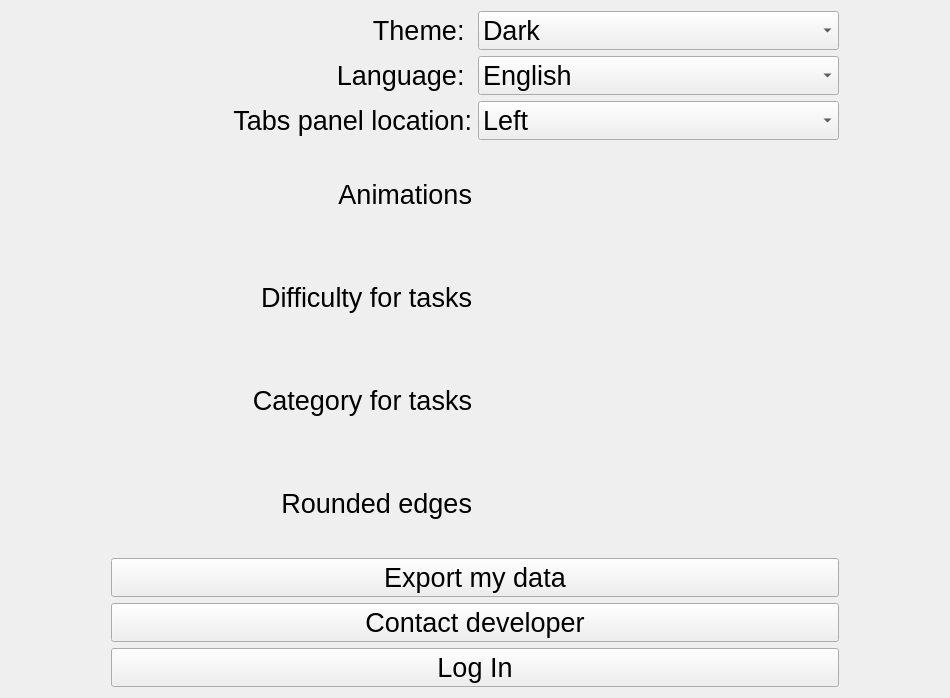
          <widget class="QWidget" name="scrollAreaWidgetContents_2">
           <property name="geometry">
            <rect>
             <x>0</x>
             <y>0</y>
             <width>950</width>
             <height>698</height>
            </rect>
           </property>
           <layout class="QVBoxLayout" name="verticalLayout_28">
            <item>
             <layout class="QVBoxLayout" name="verticalLayout_23" stretch="3,1">
              <item>
               <layout class="QGridLayout" name="gridLayout">
                <property name="leftMargin">
                 <number>100</number>
                </property>
                <property name="rightMargin">
                 <number>100</number>
                </property>
                <item row="2" column="0">
                 <widget class="QLabel" name="label_6">
                  <property name="font">
                   <font>
                    <pointsize>20</pointsize>
                   </font>
                  </property>
                  <property name="text">
                   <string>Tabs panel location:</string>
                  </property>
                  <property name="alignment">
                   <set>Qt::AlignmentFlag::AlignRight|Qt::AlignmentFlag::AlignTrailing|Qt::AlignmentFlag::AlignVCenter</set>
                  </property>
                 </widget>
                </item>
                <item row="1" column="1">
                 <widget class="QComboBox" name="comboBox_2">
                  <property name="font">
                   <font>
                    <pointsize>20</pointsize>
                   </font>
                  </property>
                  <item>
                   <property name="text">
                    <string>English</string>
                   </property>
                  </item>
                  <item>
                   <property name="text">
                    <string>Українська</string>
                   </property>
                  </item>
                  <item>
                   <property name="text">
                    <string>Русский</string>
                   </property>
                  </item>
                 </widget>
                </item>
                <item row="3" column="0">
                 <widget class="QLabel" name="label_5">
                  <property name="font">
                   <font>
                    <pointsize>20</pointsize>
                   </font>
                  </property>
                  <property name="text">
                   <string>Animations</string>
                  </property>
                  <property name="alignment">
                   <set>Qt::AlignmentFlag::AlignRight|Qt::AlignmentFlag::AlignTrailing|Qt::AlignmentFlag::AlignVCenter</set>
                  </property>
                 </widget>
                </item>
                <item row="6" column="0">
                 <widget class="QLabel" name="label_9">
                  <property name="font">
                   <font>
                    <pointsize>20</pointsize>
                   </font>
                  </property>
                  <property name="text">
                   <string>Rounded edges</string>
                  </property>
                  <property name="alignment">
                   <set>Qt::AlignmentFlag::AlignRight|Qt::AlignmentFlag::AlignTrailing|Qt::AlignmentFlag::AlignVCenter</set>
                  </property>
                 </widget>
                </item>
                <item row="2" column="1">
                 <widget class="QComboBox" name="comboBox_3">
                  <property name="font">
                   <font>
                    <pointsize>20</pointsize>
                   </font>
                  </property>
                  <item>
                   <property name="text">
                    <string>Left</string>
                   </property>
                  </item>
                  <item>
                   <property name="text">
                    <string>Right</string>
                   </property>
                  </item>
                  <item>
                   <property name="text">
                    <string>Top</string>
                   </property>
                  </item>
                  <item>
                   <property name="text">
                    <string>Bottom</string>
                   </property>
                  </item>
                 </widget>
                </item>
                <item row="5" column="0">
                 <widget class="QLabel" name="label_7">
                  <property name="font">
                   <font>
                    <pointsize>20</pointsize>
                   </font>
                  </property>
                  <property name="text">
                   <string>Category for tasks</string>
                  </property>
                  <property name="alignment">
                   <set>Qt::AlignmentFlag::AlignRight|Qt::AlignmentFlag::AlignTrailing|Qt::AlignmentFlag::AlignVCenter</set>
                  </property>
                 </widget>
                </item>
                <item row="1" column="0">
                 <widget class="QLabel" name="label_4">
                  <property name="font">
                   <font>
                    <pointsize>20</pointsize>
                   </font>
                  </property>
                  <property name="layoutDirection">
                   <enum>Qt::LayoutDirection::LeftToRight</enum>
                  </property>
                  <property name="text">
                   <string>Language: </string>
                  </property>
                  <property name="alignment">
                   <set>Qt::AlignmentFlag::AlignRight|Qt::AlignmentFlag::AlignTrailing|Qt::AlignmentFlag::AlignVCenter</set>
                  </property>
                 </widget>
                </item>
                <item row="4" column="0">
                 <widget class="QLabel" name="label_8">
                  <property name="font">
                   <font>
                    <pointsize>20</pointsize>
                   </font>
                  </property>
                  <property name="text">
                   <string>Difficulty for tasks</string>
                  </property>
                  <property name="alignment">
                   <set>Qt::AlignmentFlag::AlignRight|Qt::AlignmentFlag::AlignTrailing|Qt::AlignmentFlag::AlignVCenter</set>
                  </property>
                 </widget>
                </item>
                <item row="0" column="1">
                 <widget class="QComboBox" name="comboBox">
                  <property name="font">
                   <font>
                    <pointsize>20</pointsize>
                   </font>
                  </property>
                  <item>
                   <property name="text">
                    <string>Dark</string>
                   </property>
                  </item>
                  <item>
                   <property name="text">
                    <string>Light</string>
                   </property>
                  </item>
                 </widget>
                </item>
                <item row="0" column="0">
                 <widget class="QLabel" name="label_3">
                  <property name="font">
                   <font>
                    <pointsize>20</pointsize>
                   </font>
                  </property>
                  <property name="layoutDirection">
                   <enum>Qt::LayoutDirection::LeftToRight</enum>
                  </property>
                  <property name="text">
                   <string>Theme: </string>
                  </property>
                  <property name="alignment">
                   <set>Qt::AlignmentFlag::AlignRight|Qt::AlignmentFlag::AlignTrailing|Qt::AlignmentFlag::AlignVCenter</set>
                  </property>
                 </widget>
                </item>
                <item row="3" column="1">
                 <widget class="QWidget" name="widget_11" native="true">
                  <property name="font">
                   <font>
                    <pointsize>20</pointsize>
                   </font>
                  </property>
                 </widget>
                </item>
                <item row="4" column="1">
                 <widget class="QWidget" name="widget_14" native="true">
                  <property name="font">
                   <font>
                    <pointsize>20</pointsize>
                   </font>
                  </property>
                 </widget>
                </item>
                <item row="5" column="1">
                 <widget class="QWidget" name="widget_15" native="true">
                  <property name="font">
                   <font>
                    <pointsize>20</pointsize>
                   </font>
                  </property>
                 </widget>
                </item>
                <item row="6" column="1">
                 <widget class="QWidget" name="widget_17" native="true">
                  <property name="font">
                   <font>
                    <pointsize>20</pointsize>
                   </font>
                  </property>
                 </widget>
                </item>
               </layout>
              </item>
              <item>
               <layout class="QVBoxLayout" name="verticalLayout_21">
                <property name="leftMargin">
                 <number>100</number>
                </property>
                <property name="rightMargin">
                 <number>100</number>
                </property>
                <item>
                 <widget class="QPushButton" name="pushButton_2">
                  <property name="font">
                   <font>
                    <pointsize>20</pointsize>
                   </font>
                  </property>
                  <property name="text">
                   <string>Export my data</string>
                  </property>
                 </widget>
                </item>
                <item>
                 <widget class="QPushButton" name="pushButton_3">
                  <property name="font">
                   <font>
                    <pointsize>20</pointsize>
                   </font>
                  </property>
                  <property name="text">
                   <string>Contact developer</string>
                  </property>
                 </widget>
                </item>
                <item>
                 <widget class="QPushButton" name="pushButton_4">
                  <property name="font">
                   <font>
                    <pointsize>20</pointsize>
                   </font>
                  </property>
                  <property name="text">
                   <string>Log In</string>
                  </property>
                 </widget>
                </item>
               </layout>
              </item>
             </layout>
            </item>
           </layout>
          </widget>
